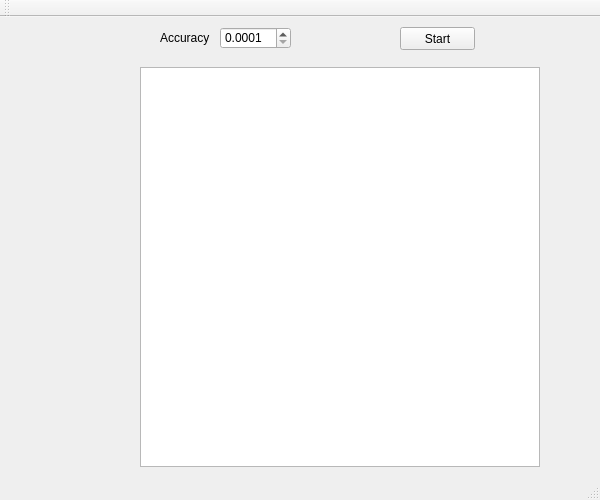
<?xml version="1.0" encoding="UTF-8"?>
<ui version="4.0">
 <class>MainWindow</class>
 <widget class="QMainWindow" name="MainWindow">
  <property name="geometry">
   <rect>
    <x>0</x>
    <y>0</y>
    <width>600</width>
    <height>500</height>
   </rect>
  </property>
  <property name="windowTitle">
   <string>MainWindow</string>
  </property>
  <widget class="QWidget" name="centralWidget">
   <widget class="QPushButton" name="ButtonStart">
    <property name="geometry">
     <rect>
      <x>400</x>
      <y>10</y>
      <width>75</width>
      <height>23</height>
     </rect>
    </property>
    <property name="text">
     <string>Start</string>
    </property>
   </widget>
   <widget class="QDoubleSpinBox" name="EpsilonSpinBox">
    <property name="geometry">
     <rect>
      <x>220</x>
      <y>10</y>
      <width>71</width>
      <height>22</height>
     </rect>
    </property>
    <property name="locale">
     <locale language="English" country="UnitedStates"/>
    </property>
    <property name="decimals">
     <number>4</number>
    </property>
    <property name="minimum">
     <double>0.000100000000000</double>
    </property>
    <property name="maximum">
     <double>1.000000000000000</double>
    </property>
    <property name="singleStep">
     <double>0.100000000000000</double>
    </property>
    <property name="value">
     <double>0.000100000000000</double>
    </property>
   </widget>
   <widget class="QLabel" name="label_Epsilon">
    <property name="geometry">
     <rect>
      <x>160</x>
      <y>10</y>
      <width>61</width>
      <height>21</height>
     </rect>
    </property>
    <property name="text">
     <string>Accuracy</string>
    </property>
   </widget>
   <widget class="QGraphicsView" name="graphicsView">
    <property name="geometry">
     <rect>
      <x>140</x>
      <y>50</y>
      <width>400</width>
      <height>400</height>
     </rect>
    </property>
    <property name="verticalScrollBarPolicy">
     <enum>Qt::ScrollBarAlwaysOff</enum>
    </property>
    <property name="horizontalScrollBarPolicy">
     <enum>Qt::ScrollBarAlwaysOff</enum>
    </property>
   </widget>
  </widget>
  <widget class="QMenuBar" name="menuBar">
   <property name="geometry">
    <rect>
     <x>0</x>
     <y>0</y>
     <width>600</width>
     <height>21</height>
    </rect>
   </property>
  </widget>
  <widget class="QToolBar" name="mainToolBar">
   <attribute name="toolBarArea">
    <enum>TopToolBarArea</enum>
   </attribute>
   <attribute name="toolBarBreak">
    <bool>false</bool>
   </attribute>
  </widget>
  <widget class="QStatusBar" name="statusBar"/>
 </widget>
 <layoutdefault spacing="6" margin="11"/>
 <resources/>
 <connections/>
</ui>
